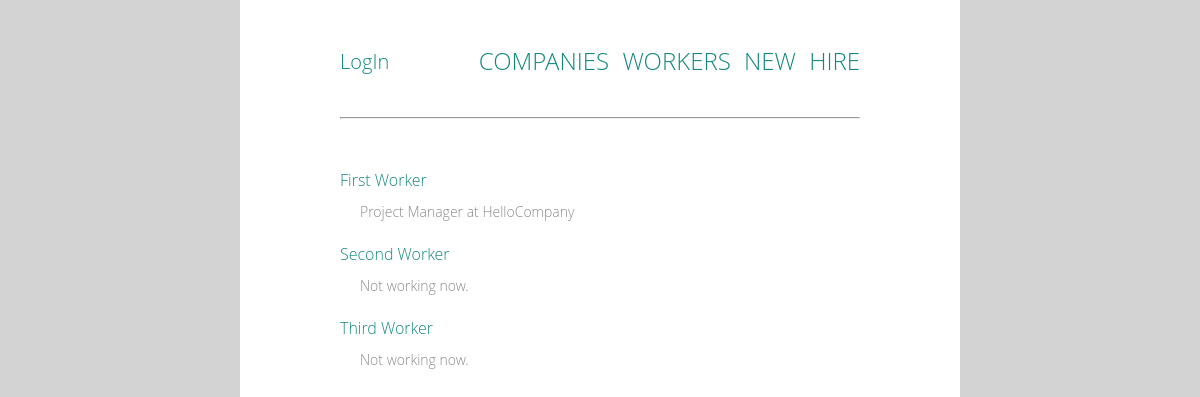
The app's page /workers/, older data.
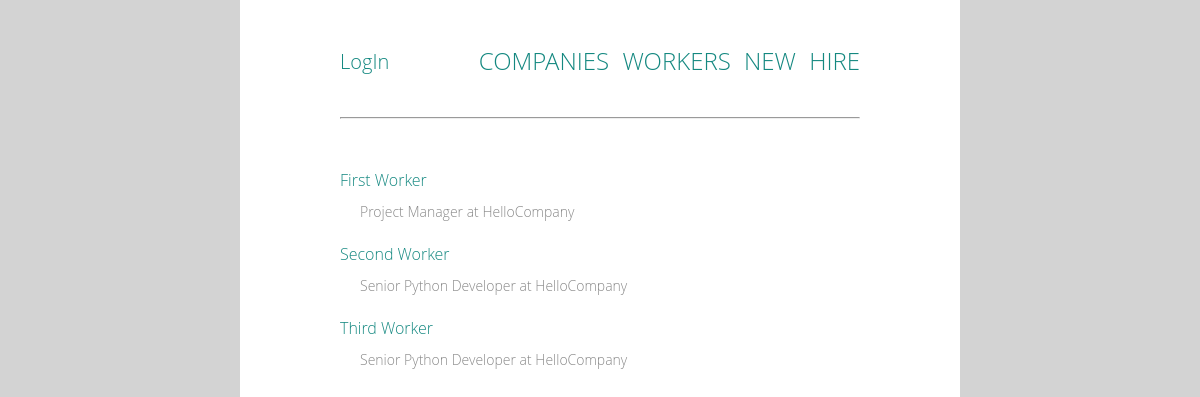
The same page, newer data.
### work/models.py (models this page shows, shortened)
class Worker(models.Model):
    first_name = models.CharField(max_length=20)
    last_name = models.CharField(max_length=20)

class WorkPlace(models.Model):
    manager = models.ForeignKey(
        Manager, related_name='workplaces', on_delete=models.CASCADE)
    STATUS_CHOICES = (
        (NEW, 'New'),
        (APPROVED, 'Approved'),
        (CANCELLED, 'Cancelled'),
        (FINISHED, 'Finished'),
    )
    status = models.IntegerField(choices=STATUS_CHOICES, default=NEW)
    work = models.ForeignKey(
        Work, related_name='workplaces', on_delete=models.CASCADE)
    worker = models.ForeignKey(
        Worker, related_name='workplaces', on_delete=models.CASCADE)
    week_limit = models.IntegerField(default=40)
    class Meta:
        unique_together = ['work', 'worker']
        ordering = ['status', '-id']
        permissions = (
            ('can_hire', 'Can hire workers'),
        )

class Work(models.Model):
    company = models.ForeignKey(
        Company, related_name='works', on_delete=models.CASCADE)
    name = models.CharField(max_length=50)
    created_date = models.DateTimeField(default=timezone.now)
    class Meta:
        unique_together = ['company', 'name']
        permissions = (
            ('can_create_work', 'Can create new work'),
        )

class Company(models.Model):
    name = models.CharField(max_length=50)

### work/views.py (the view)
class WorkerList(ListView):
    model = Worker
    template_name = 'work/worker_list.html'
    context_object_name = 'workers'
    def get_context_data(self, **kwargs):
        context = super().get_context_data(**kwargs)
        context['no_approved_wp'] = Worker.objects.exclude(
                                    workplaces__status=APPROVED)
        return context

### work/templates/work/worker_list.html
{% extends 'work/base.html' %}
{% block content %}
    {% if workers %}
        <ul>
        {% for worker in workers %}
            <div class='work'>
                <li>
                    <a href="{% url 'work:worker_detail' worker.id %}">{{ worker.first_name }} {{ worker.last_name }}</a>
                    {% if worker in no_approved_wp %}
                        <p class='position'>Not working now.</p>
                    {% endif %}
                    {% for wp in worker.workplaces.all %}
                        {% if wp.status == 1 %}
                            <p class='position'>{{ wp.work.name }} at {{ wp.work.company.name }}</p>
                        {% endif %}
                    {% endfor %}
                </li>
            </div>
        {% endfor %}
        </ul>
    {% else %}
        <p class='work'>No workers.</p>
    {% endif %}
{% endblock %}

### work/templates/work/base.html (shortened to what this page needs)
{% load static %}
<html>
    <head>
        <link rel="stylesheet" type="text/css" href="{% static 'work/style.css' %}">
    </head>
    <body>
        <div class='container'>
            <header>
                {% if user.is_authenticated %}
                    <div class='log'><a href="{% url 'accounts:logout' %}">LogOut</a></div>
                {% else %}
                    <div class='log'><a href="{% url 'accounts:login' %}">LogIn</a></div>
                {% endif %}
                <nav class='menu'>
                    <a href="{% url 'work:comp_list' %}">Companies</a>
                    <a href="{% url 'work:worker_list' %}">Workers</a>
                    <a href="{% url 'work:create_work' %}">New</a>
                    <a href="{% url 'work:hire' %}">Hire</a>
                </nav>
            </header>
            <hr><br>
            {% block content %}
            {% endblock %}
        </div>
    </body>
</html>

### work/static/work/style.css (style rules this page uses)
html, body, div, span, applet, object, iframe, h1, h2, h3, h4, h5, h6, p, blockquote, pre, a, abbr, acronym, address, big, cite, code, del, dfn, em, img, ins, kbd, q, s, samp, small, strike, strong, sub, sup, tt, var, b, u, i, center, dl, dt, dd, ol, ul, li, fieldset, form, label, legend, table, caption, tbody, tfoot, thead, tr, th, td, article, aside, canvas, details, embed, figure, figcaption, footer, header, hgroup, menu, nav, output, ruby, section, summary, time, mark, audio, video { margin: 0; padding: 0; border: 0; font-size: 100%; font: inherit; vertical-align: baseline; }
article, aside, details, figcaption, figure, footer, header, hgroup, menu, nav, section { display: block; }
body { line-height: 1; }
ol, ul { list-style: none; }
body { font: 300 16px/22px "Open Sans", "Helvetica Neue", Helvetica, Arial, sans-serif; }
.log, .company { color: #148880; font-size: 20px; line-height: 44px; }
a { text-decoration: none; color: #148880; }
.work, .adding_form { color: #666; }
.position { color: #888; font-size: 14px; }
.menu { font-size: 24px; text-transform: uppercase; }
body { background-color: #d3d3d3; }
.container { background: #fff; }
html, body { height: 100%; }
.container { box-sizing: border-box; margin-left: auto; margin-right: auto; width: 60%; min-height: 100%; text-align: justify; padding: 50px 100px; }
.work { margin-top: 20px; }
.position { margin-left: 20px; margin-top: 10px; }
.menu { text-align: right; margin-bottom: 45px; word-spacing: 7px; }
.log { float: left; margin-top: -10px; }

Row changes from the older to the newer data that the page shows:
shown differently, row unchanged: Worker "Second": no longer shows "Not working now."
added WorkPlace: work.name "Senior Python Developer", work.company.name "HelloCompany", shown under Worker "Second"
shown differently, row unchanged: Worker "Third": no longer shows "Not working now."
added WorkPlace: work.name "Senior Python Developer", work.company.name "HelloCompany", shown under Worker "Third"
